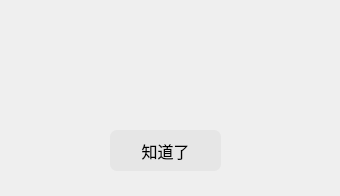
<?xml version="1.0" encoding="UTF-8"?>
<ui version="4.0">
 <class>MCSL2_Dialog</class>
 <widget class="QDialog" name="MCSL2_Dialog">
  <property name="geometry">
   <rect>
    <x>0</x>
    <y>0</y>
    <width>340</width>
    <height>196</height>
   </rect>
  </property>
  <property name="windowTitle">
   <string>提示</string>
  </property>
  <widget class="QPushButton" name="Dialog_PushButton">
   <property name="geometry">
    <rect>
     <x>110</x>
     <y>130</y>
     <width>111</width>
     <height>41</height>
    </rect>
   </property>
   <property name="font">
    <font>
     <family>Microsoft YaHei UI</family>
     <pointsize>12</pointsize>
    </font>
   </property>
   <property name="styleSheet">
    <string notr="true">QPushButton
{
	background-color: rgb(230, 230, 230);
	border-radius: 7px;
}
QPushButton:pressed
{
	background-color: rgb(223, 223, 223);
	border-radius: 7px;
}</string>
   </property>
   <property name="text">
    <string>知道了</string>
   </property>
  </widget>
  <widget class="QLabel" name="Dialog_label">
   <property name="geometry">
    <rect>
     <x>30</x>
     <y>20</y>
     <width>281</width>
     <height>101</height>
    </rect>
   </property>
   <property name="font">
    <font>
     <family>Microsoft YaHei UI</family>
    </font>
   </property>
   <property name="text">
    <string/>
   </property>
  </widget>
 </widget>
 <resources/>
 <connections/>
</ui>
